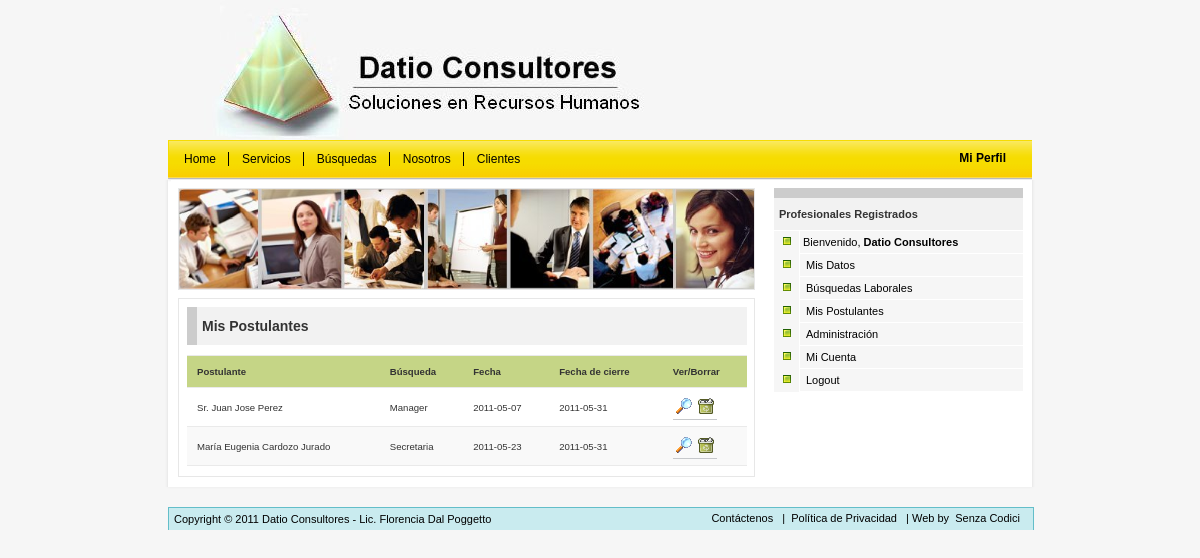
/applicants.php (signed in), run on the app's committed database.
### tables this page shows
CREATE TABLE `applications` (
  `id` int(11) NOT NULL AUTO_INCREMENT,
  `applicantid` int(11) NOT NULL,
  `jobid` int(11) NOT NULL,
  `dateapplied` date NOT NULL,
  `shortlisted` tinyint(1) DEFAULT NULL,
  PRIMARY KEY (`id`),
  UNIQUE KEY `applicationid` (`applicantid`,`jobid`)
);

CREATE TABLE `job` (
  `jobid` int(11) NOT NULL AUTO_INCREMENT,
  `employerid` int(11) DEFAULT NULL,
  `jobcategory` int(10) unsigned NOT NULL,
  `employeetype` varchar(65) DEFAULT NULL,
  `city` varchar(100) DEFAULT NULL,
  `countryid` int(11) unsigned NOT NULL,
  `jobtitle` varchar(100) NOT NULL,
  `summary` text,
  `description` text,
  `requirements` text,
  `dateposted` date DEFAULT NULL,
  `dateclosing` date DEFAULT NULL,
  `contactinfo` text,
  `pay` decimal(10,0) DEFAULT NULL,
  `alias` varchar(100) DEFAULT NULL,
  `levelid` int(10) unsigned NOT NULL,
  PRIMARY KEY (`jobid`)
);

### includes/queryfunctions.php (called while the page is built, shortened)
<?php
function query($strsql,$conn)
{
	$rs = mysql_query($strsql,$conn);
	return $rs;
}
function fetch_object($rs)
{
	return mysql_fetch_object($rs);
}
?>

### applicants.php (the view, shortened to what this page needs)
<?php
include_once('includes/queryfunctions.php');
include_once('includes/functions.php');
$conn = db_connect();
?>
</div>
<div id="content" >
<div id="contentdiv">
<div id="searchtable" >
<img src="images/people.jpg" alt="people" width="575" height="100" border="0" />
</div>
<div id="list">
<h2 class="title-bar">Mis Postulantes</h2>
<p class="Lastnews">
<?php
	$querystr="SELECT applications.id,applications.applicantid,applications.jobid,applications.dateapplied,
			applications.shortlisted,concat_ws(' ',applicant.salutation,applicant.fname,applicant.mname,applicant.surname) as applicant,job.jobtitle,
			employer.organization,job.dateposted,job.dateclosing
		FROM applications
		Left Join job ON applications.jobid = job.jobid
		Left Join employer ON job.employerid = employer.employerid
		Left Join applicant ON applications.applicantid = applicant.applicantid
		WHERE employer.employerid =  $_SESSION[userid]";
	$results=query($querystr,$conn);
	echo "<table border=\"0\" width=\"100%\">";
	echo "<tr class=\"boldtext\"><td>Postulante</td><td>B&uacute;squeda</td><td>Fecha</td><td>Fecha de cierre</td><td>Ver/Borrar</td></tr>";
	while ($myjobs = fetch_object($results)){
		$j++;
		if($j%2==1){
			echo "<tr id=\"row$j\">";
		}else{
			echo "<tr id=\"row$j\" class=\"odd\">";
		}
			echo "<td align=\"left\">$myjobs->applicant</td>
				<td align=\"left\">$myjobs->jobtitle</td>
				<td align=\"left\">$myjobs->dateapplied</td>
				<td align=\"left\">$myjobs->dateclosing</td>
				<td align=\"left\"><a name=\"editexperience\" href=\"viewcv.php?applicant=$myjobs->applicantid\" target='_blank'><img src=\"images/button_view.png\" alt=\"Ver CV\" border=\"0\" width=\"16\" height=\"16\"/></a>";
			echo "<a name=\"deleteexperience\" href=\"applicants.php?search=$myjobs->id&action=Delete\" onClick=\"Javascript:return confirm('Confirma que desea Borrar el Registro?','Confirmar Eliminar')\"><img src=\"images/button_remove.png\" alt=\"Borrar\" border=\"0\" width=\"16\" height=\"16\"/></a></td>
			</tr>";
	}
	echo "</table>";
?>
</p>
</div>
</div>
</div>

### css/jobsite-style.css (style rules this page uses)
body { background-color:#f6f6f6; margin: 0; }
#content { background-image:url(../images/background.gif); background-repeat:repeat-y; background-position:center; width:872px; margin-left: auto; margin-right: auto; overflow: auto; }
table { font: 75% Verdana, Arial, Helvetica, sans-serif, sans-serif; padding: 0; margin-left: 8px; margin-top:0px; margin-bottom:4px; width:560px; border-collapse: collapse; color: #333; background: #F3F5F7; }
table a { color: #3A4856; text-decoration: none; border-bottom: 1px solid #C6C8CB; }
table tbody td, table tbody th { padding: 10px; border-left:none; border-right:none; border-top:1px solid #eaeaea; text-align: left; font-size:13px; }
table tbody tr { background: #Fff; }
table tbody tr.odd { background: #f9f9f9; }
table tbody tr.boldtext { font-weight:bold; background: #c5d586; }
h2.title-bar { margin:8px; margin-bottom:1px; width:230px; padding:5px; font-weight:bold; font-size:1.1em; line-height:2.0em; color:#333; background:#f2f2f2 ; border:1px solid #ccc; border-width:0 0 0 10px; font-family:Verdana, Arial, Helvetica, sans-serif; font-size:11px; display:block; }
#list table td { font-size:0.8em; }
#list { float:left; background-color:#fff; border:1px solid #e7e7e7; padding:0px; margin-left:14px; margin-top:8px; margin-bottom:10px; width:575px; }
#list h2 { font-family:Verdana, Arial, Helvetica, sans-serif; font-size:14px; width:540px; }
#list p { margin-left:10px; padding-left:10px; padding-right:10px; margin-top:10px; margin-bottom:10px; font-family:Verdana, Arial, Helvetica, sans-serif; font-size:11px; }
#searchtable { float:left; background-color:#f2f2f2; border:1px solid #e7e7e7; margin-left:14px; margin-top:8px; width:575px; height:100px; }
a:link { color: #000; padding:3px; text-decoration: none; }

### data on the page
applications: applicant "Sr. Juan Jose Perez", jobid.jobtitle "Manager", dateapplied "2011-05-07", jobid.dateclosing "2011-05-31"
applications: applicant "María Eugenia Cardozo Jurado", jobid.jobtitle "Secretaria", dateapplied "2011-05-23", jobid.dateclosing "2011-05-31"

### other printed values
$_SESSION["user"] "Datio Consultores"
WEBSITE_NAME "Datio Consultores"
WEBSITE_CONTACT "Lic. Florencia Dal Poggetto"
